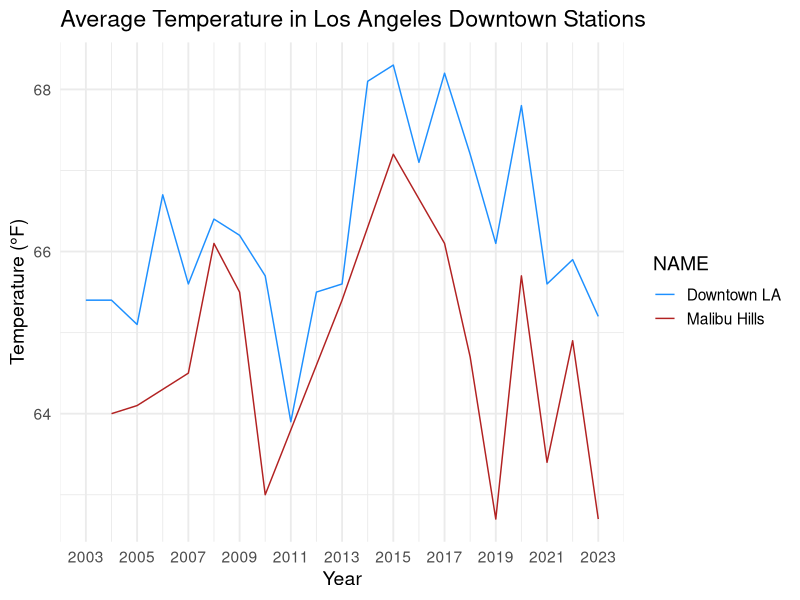
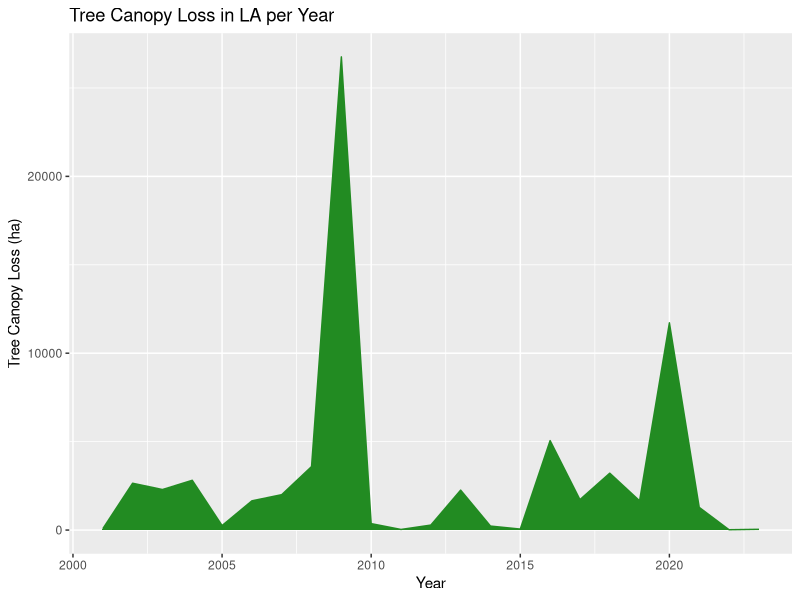
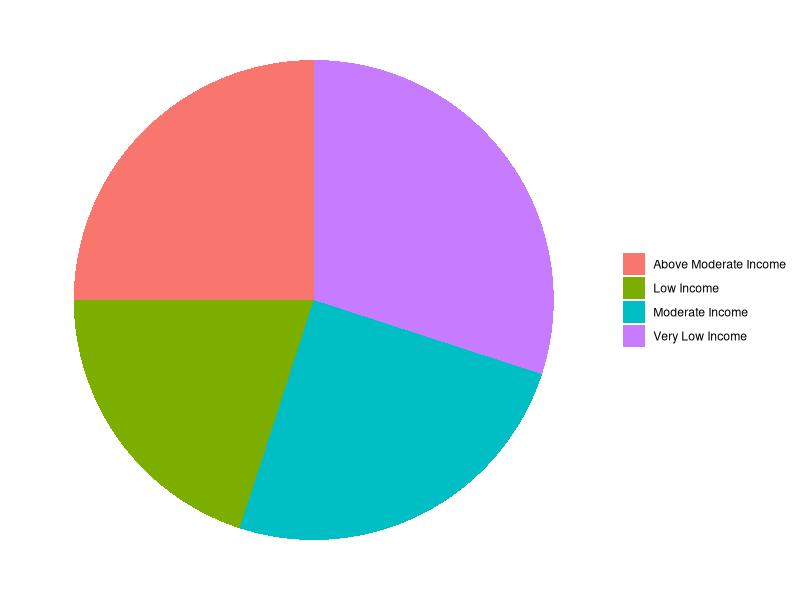
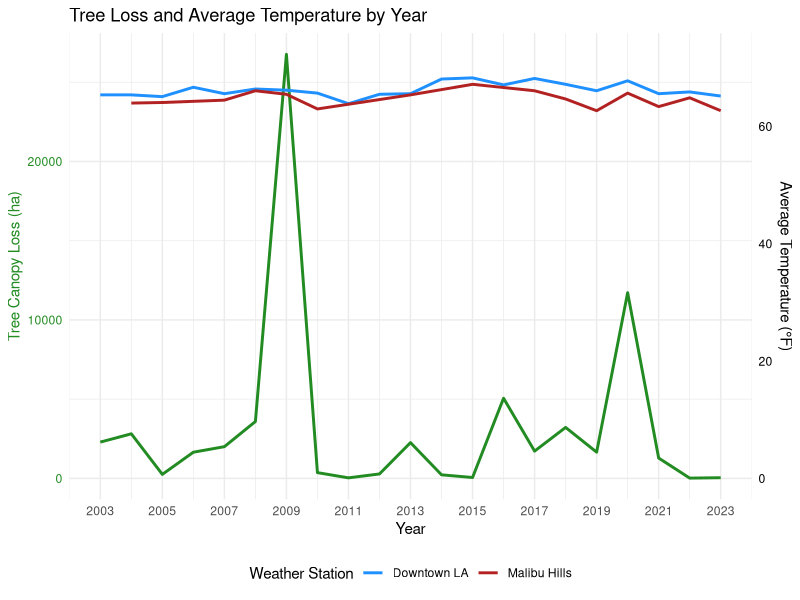

Source code (R) for these figures, in order:
## ---- chunk 1
library(here)
library(dplyr)
library(readr)
library(ggplot2)
library(lubridate)
library(tidyverse)
temp_data1<-read_csv(here("data/2003-2005 Temperature Data(in).csv"))
temp_data2<-read_csv(here("data/2006-2012 Temperature Data(in).csv"))
temp_data3<-read_csv(here("data/2013-2019 Temperature Data(in).csv"))
temp_data4<-read_csv(here("data/2020-2023 Temperature Data(in).csv"))


temperature_data<-bind_rows(temp_data1, temp_data2, temp_data3, temp_data4)%>%
  rename('Year'='DATE')%>%
  select(-STATION)%>%
  na.omit()
## ---- chunk 2

temperature_data$Year <- as.numeric(temperature_data$Year)

str(temperature_data$Year)

downtown_stations <- c("LOS ANGELES DOWNTOWN USC, CA US", "MALIBU HILLS CALIFORNIA, CA US")
temperature_data_filtered <- temperature_data %>%
  filter(NAME %in% downtown_stations)

station_labels<- c("LOS ANGELES DOWNTOWN USC, CA US"="Downtown LA","MALIBU HILLS CALIFORNIA, CA US"='Malibu Hills' )

Temperature_plot <- ggplot(temperature_data_filtered, aes(x = Year, y = TAVG, color = NAME)) +
  geom_line() +
  scale_x_continuous(
    breaks = seq(2003, 2023, by = 2), 
    labels = seq(2003, 2023, by = 2)) + 
  scale_color_manual(values = c("dodgerblue", "firebrick"), labels = station_labels) +
  labs(
    title = "Average Temperature in Los Angeles Downtown Stations",
    x = "Year",
    y = "Temperature (°F)"
  ) +
  theme_minimal(base_size = 14)

Temperature_plot


## ---- chunk 3
tree_canopy_data<-read_csv(here("data/Tree_canopy_loss/treecover_loss__ha.csv"))%>%
  select(-adm1, -adm2, -iso)%>%
  rename('Year'='umd_tree_cover_loss__year','Tree_loss_ha'='umd_tree_cover_loss__ha' )

Tree_loss_plot<-ggplot(tree_canopy_data, aes(x=Year, y=Tree_loss_ha))+
  geom_area(fill="forestgreen",color="forestgreen")+
  labs(x="Year", y="Tree Canopy Loss (ha)", title="Tree Canopy Loss in LA per Year")
Tree_loss_plot
## ---- chunk 4

median_income_data <- read_csv(here("data/Median_Income_and_AMI_(census_tract).csv"))%>%
  select(-tract, -sup_dist, -ESRI_OID, -Shape__Area, -Shape__Length )

Median_Pie_data <- data.frame(
  group = c('Low Income', 'Very Low Income', 'Above Moderate Income', 'Moderate Income'),
  value = c(20, 30, 25, 25)  # Example percentages, adjust according to your actual data
)

# Basic pie chart
ggplot(Median_Pie_data, aes(x = "", y = value, fill = group)) +
  geom_bar(stat = "identity", width = 1) +
  coord_polar("y", start = 0) +
  theme_void() +
  theme(legend.title = element_blank())  

## ---- chunk 5
combined_Temp_tree_data<-left_join(tree_canopy_data,temperature_data, by='Year')%>%
  rename('Temp_average'='TAVG', 'Station_name'='NAME')

Combined_cor<-cor.test(combined_Temp_tree_data$Temp_average, combined_Temp_tree_data$Tree_loss_ha)

print(Combined_cor)

## ---- chunk 6

combined_income_tree_temp <- cross_join(combined_Temp_tree_data, median_income_data)

combined_income_tree_temp <- combined_income_tree_temp[-c(1:4990), ]


tree_income_cor<- cor(combined_income_tree_temp[,c("Tree_loss_ha", "med_hh_income")])


print(tree_income_cor)
## ---- chunk 7

station_labels <- c(
  "LOS ANGELES DOWNTOWN USC, CA US" = "Downtown LA",
  "MALIBU HILLS CALIFORNIA, CA US" = "Malibu Hills")

filtered_data_combined <- combined_income_tree_temp %>%
  filter(Station_name %in% c("LOS ANGELES DOWNTOWN USC, CA US", "MALIBU HILLS CALIFORNIA, CA US"))


scale_factor <- max(combined_income_tree_temp$Tree_loss_ha, na.rm = TRUE) /
                max(combined_income_tree_temp$Temp_average, na.rm = TRUE)
## ---- chunk 8
# Plot
combined_plot <- ggplot(filtered_data_combined, aes(x = Year)) +
  # Tree loss line
  geom_line(aes(y = Tree_loss_ha), color = "forestgreen", size = 1) +
  
  # Temperature lines by station
  geom_line(aes(y = Temp_average * scale_factor, color = Station_name), size = 1) +

  scale_x_continuous(
    breaks = seq(2003, 2023, by = 2),
    labels = seq(2003, 2023, by = 2)
  ) +
  scale_y_continuous(
    name = "Tree Canopy Loss (ha)",
    sec.axis = sec_axis(~./scale_factor, name = "Average Temperature (°F)")
  ) +
  scale_color_manual(
    values = c("LOS ANGELES DOWNTOWN USC, CA US" = "dodgerblue",
               "MALIBU HILLS CALIFORNIA, CA US" = "firebrick"),
    labels = station_labels,
    name = "Weather Station"
  ) +
  theme_minimal() +
  theme(
    axis.title.y.left = element_text(color = "forestgreen"),
    axis.text.y.left = element_text(color = "forestgreen"),
    axis.title.y.right = element_text(color = "black"),
    axis.text.y.right = element_text(color = "black"),
    legend.position = "bottom"
  ) +
  labs(
    title = "Tree Loss and Average Temperature by Year",
    x = "Year"
  )

print(combined_plot)

